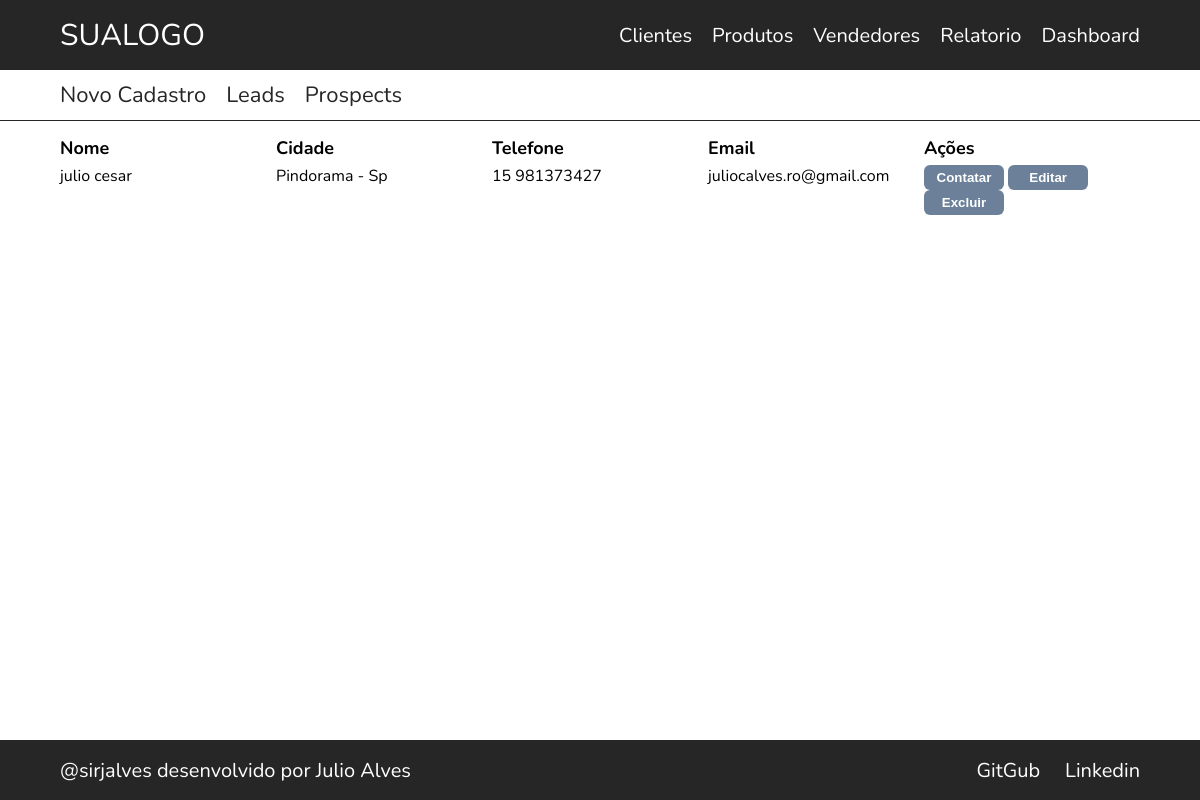
The page /customer/list/ on the database as committed earlier.
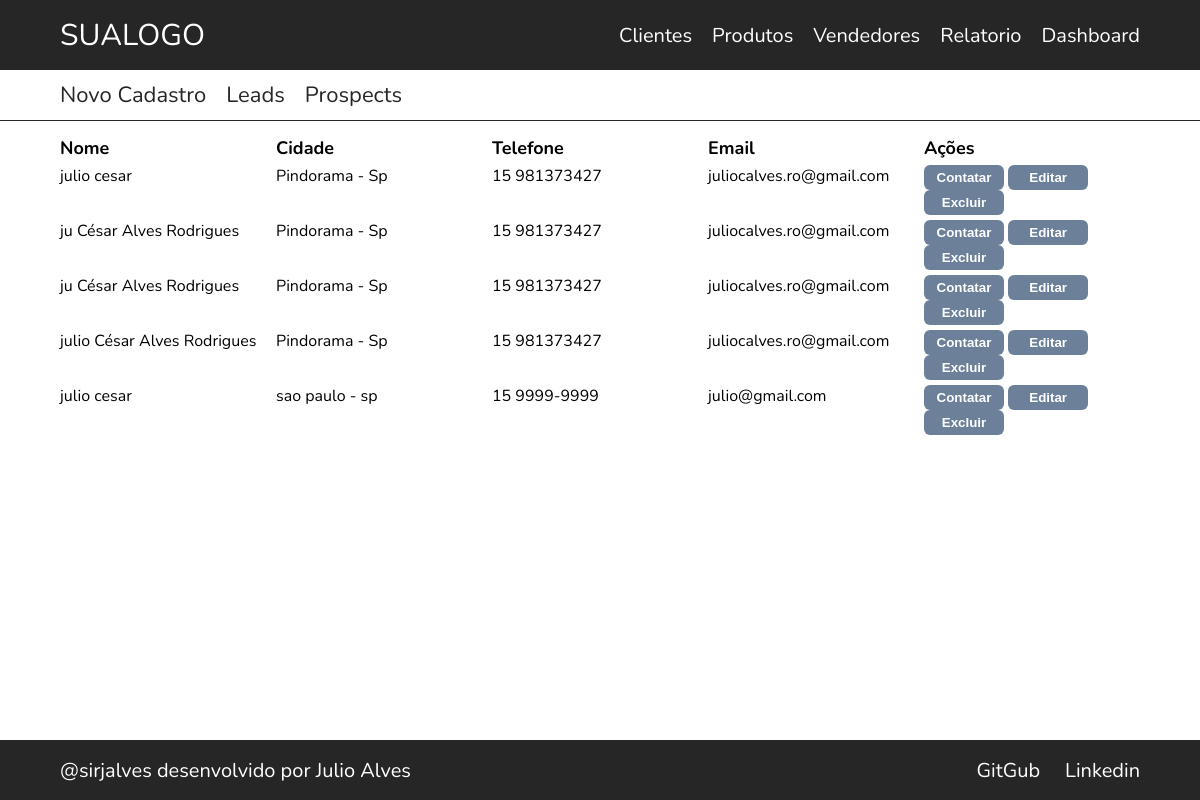
The same page on the database as committed later.
### customer/models.py (models this page shows, shortened)
class Customer(models.Model):
    first_name = models.CharField(max_length=30)
    last_name = models.CharField(max_length=60)
    birth_date = models.DateField()
    cpf = models.CharField(max_length=14)
    email = models.EmailField()
    area_code = models.CharField(max_length=3)
    phone_number = models.CharField(max_length=9)
    cep = models.CharField(max_length=9)
    country = models.CharField(max_length=30)
    state = models.CharField(max_length=30)
    city = models.CharField(max_length=30)
    street = models.CharField(max_length=30)
    street_number = models.CharField(max_length=5)
    creat_date = models.DateTimeField(auto_now_add=True)
    update_date = models.DateTimeField(auto_now=True)
    active = models.BooleanField(default=True)
    def get_full_phone_number(self):
        return f"{self.area_code} {self.phone_number}"
    def get_full_name(self):
        return f"{self.first_name} {self.last_name}"
    def get_full_city(self):
        return f"{self.city} - {self.state}"
    class Meta:
        db_table = "CUSTOMER"

### customer/views.py (the view)
# urls.py: path("list/", CustomerListView.as_view(), name="customer-list"),
class CustomerListView(ListView):
    template_name = "customer/customer-list.html"
    model = Customer
    queryset = Customer.objects.all().filter(active=True)

### customer/templates/customer/customer-list.html (shortened to what this page needs)
{% extends "model-page.html" %}
{% block content %}
<div class="content">
    <div class="sub-menu">
        <div>
            <a href={% url "customer:customer-create" %}>Novo Cadastro</a>
            <a href="#">Leads</a>
            <a href="#">Prospects</a>
        </div>
    </div>
    <div class="table">
        <div class="table-header">
            <div class="table-collum">Nome</div>
            <div class="table-collum">Cidade</div>
            <div class="table-collum">Telefone</div>
            <div class="table-collum">Email</div>
            <div class="table-collum">Ações</div>
        </div>
        {% for customer in customer_list %}
        <div class="table-row">
            <div class="table-collum"> {{customer.get_full_name}} </div>
            <div class="table-collum"> {{customer.get_full_city}} </div>
            <div class="table-collum"> {{customer.get_full_phone_number}} </div>
            <div class="table-collum"> {{customer.email}} </div>
            <div class="table-collum">
                <button type="button" class="button button-danger">Contatar</button>
                <button type="button" class="button button-danger">Editar</button>
                <button type="button" class="button button-danger">Excluir</button>
            </div>
        </div>
        {% endfor %}
    </div>
</div>
{% endblock %}

### core/templates/model-page.html (shortened to what this page needs)
<!DOCTYPE html>
{% load static %}
<html lang="pt-br ">
    <head>
        <link rel="stylesheet" type="text/css" href="{% static 'css/style.css' %}">
    </head>
    <body>
        <header>
            {% include "model-header.html"%}
        </header>
        <main>
            {% block content %} {%endblock %}
        </main>
        <footer>
            {% include "model-footer.html"%}
        </footer>
    </body>
</html>

### core/templates/model-header.html
<div id="header-menu">
    <div class="logo">
        <a href={% url 'index' %}>SUALOGO</a>
    </div>
    <div class="menu">
        <ul>
            <li><a href="{% url 'customer:customer-list' %}">Clientes</a></li>
            <li><a href="{% url 'product:product-list' %}">Produtos</a></li>
            <li><a href="{% url 'seller:seller-list' %}">Vendedores</a></li>
            <li><a href="#">Relatorio</a></li>
            <li><a href="#">Dashboard</a></li>
        </ul>
    </div>
</div>

### core/templates/model-footer.html
<div class="footer">
    <div>
        <p>@sirjalves  desenvolvido por Julio Alves</p>
    </div>
    <div>
        <a href="#">GitGub</a>
        <a href="#">Linkedin</a>
    </div>
</div>

### static/css/style.css (style rules this page uses)
* { box-sizing: border-box; margin: 0; padding: 0; }
html, body { height: 100%; }
body { font-family: "Nunito",Arial, Helvetica, sans-serif; display: flex; flex-direction: column; }
main { flex: 1 0 auto; }
footer { flex-shrink: 0; }
.button { width: 80px; height: 25px; border: 0; border-radius: 6px; background: #6C809A; color: #fff; font-weight: bold; cursor: pointer; }
#header-menu { display: flex; justify-content: space-between; align-items: center; width: 100%; height: 70px; background: #262626; }
.logo { margin-left: 60px; font-size: 30px; }
.logo a { color: #fff; text-decoration: none; }
.menu { justify-items: center; margin-right: 60px; }
.menu ul { display: flex; list-style: none; gap:20px; }
.menu ul li a { color: #fff; font-size: 20px; text-decoration: none; }
.footer { display: flex; justify-content: space-between; background: #262626; align-items: center; height: 60px; }
.footer div { display: flex; color: #fff; font-size: 20px; gap: 25px; margin: 0px 60px 0px 60px; }
.footer div a { color:#fff; text-decoration: none; }
.content { display: flex; flex-direction: column; gap:15px; }
.sub-menu { display: flex; justify-content: space-between; flex-wrap: wrap; width: 100%; align-items: center; margin-top: 10px; }
.sub-menu div { display: flex; margin-left: 60px; gap:20px; }
.sub-menu div a { font-size: 22px; color: #262626; text-decoration: none; }
.sub-menu::after { content: ''; display: block; width: 100%; border-bottom: 1px solid #262626; margin-top: 10px; }
.table { padding: 0 60px 0 60px; }
.table-header, .table-row { display: flex; justify-content: flex-start; margin-bottom: 5px; }
.table-collum { flex: 1; }
.table-header div { font-size: 18px; font-weight: bold; }

Rows that differ between the two databases and show on the page:
added Customer: get_full_name "ju César Alves Rodrigues", get_full_city "Pindorama - Sp", get_full_phone_number "15 981373427", email "juliocalves.ro@gmail.com"
added Customer: get_full_name "ju César Alves Rodrigues", get_full_city "Pindorama - Sp", get_full_phone_number "15 981373427", email "juliocalves.ro@gmail.com"
added Customer: get_full_name "julio César Alves Rodrigues", get_full_city "Pindorama - Sp", get_full_phone_number "15 981373427", email "juliocalves.ro@gmail.com"
added Customer: get_full_name "julio cesar", get_full_city "sao paulo - sp", get_full_phone_number "15 9999-9999", email "julio@gmail.com"
